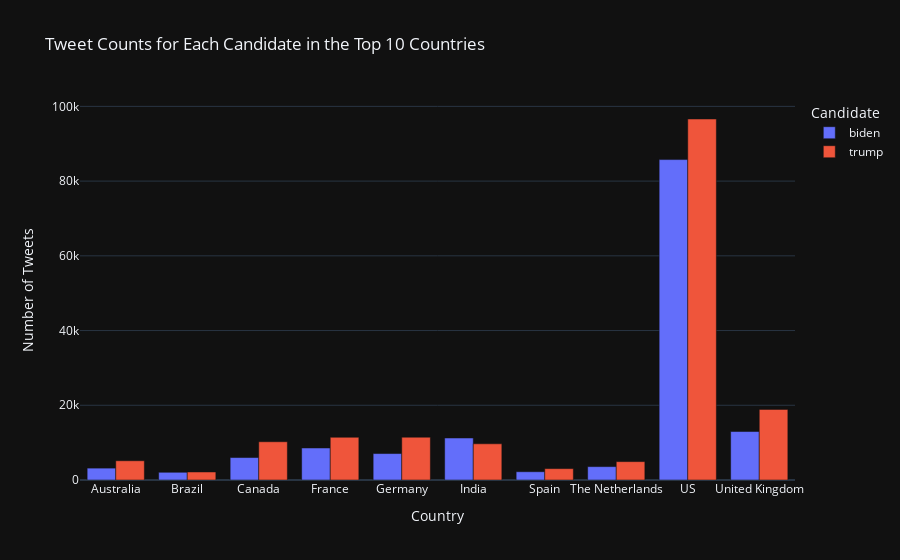

Write notebook code for a chart like this one.
### Markdown cell above
**Tweet Counts for Each Candidate in the Top 10 Countries**
Now, let us find out the number of tweets done for each candidate by all the countries.

### Code cell
# the number of tweets done for each 
# candidate by all the countries. 
tweet_df = data.groupby(['country', 'candidate'])[ 
'tweet'].count().reset_index() 

# Candidate for top 10 country tweet 
tweeters = tweet_df[tweet_df['country'].isin(top10countries.country)] 

# Plot for tweet counts for each candidate 
# in the top 10 countries 
fig = px.bar(tweeters, x='country', y='tweet', color='candidate', 
labels={'country': 'Country', 'tweet': 'Number of Tweets', 
'candidate': 'Candidate'}, 
title='Tweet Counts for Each Candidate in the Top 10 Countries', 
template='plotly_dark', 
barmode='group') 

# Show the chart 
fig.show()

### Figure 1 — Plotly figure (JSON) as saved in the notebook; plotly's stock layout.template omitted (floating-point values rounded to 4 significant figures)
{"data": [{"alignmentgroup": "True", "hovertemplate": "Candidate=biden<br>Country=%{x}<br>Number of Tweets=%{y}<extra></extra>", "legendgroup": "biden", "marker": {"color": "#636efa", "pattern": {"shape": ""}}, "name": "biden", "offsetgroup": "biden", "orientation": "v", "showlegend": true, "textposition": "auto", "type": "bar", "x": ["Australia", "Brazil", "Canada", "France", "Germany", "India", "Spain", "The Netherlands", "US", "United Kingdom"], "xaxis": "x", "y": [3181, 2063, 6011, 8564, 7077, 11243, 2214, 3576, 85760, 12973], "yaxis": "y"}, {"alignmentgroup": "True", "hovertemplate": "Candidate=trump<br>Country=%{x}<br>Number of Tweets=%{y}<extra></extra>", "legendgroup": "trump", "marker": {"color": "#EF553B", "pattern": {"shape": ""}}, "name": "trump", "offsetgroup": "trump", "orientation": "v", "showlegend": true, "textposition": "auto", "type": "bar", "x": ["Australia", "Brazil", "Canada", "France", "Germany", "India", "Spain", "The Netherlands", "US", "United Kingdom"], "xaxis": "x", "y": [5149, 2148, 10239, 11432, 11457, 9688, 3040, 4915, 96622, 18896], "yaxis": "y"}], "layout": {"barmode": "group", "legend": {"title": {"text": "Candidate"}, "tracegroupgap": 0}, "title": {"text": "Tweet Counts for Each Candidate in the Top 10 Countries"}, "xaxis": {"anchor": "y", "domain": [0, 1], "title": {"text": "Country"}}, "yaxis": {"anchor": "x", "domain": [0, 1], "title": {"text": "Number of Tweets"}}}}
